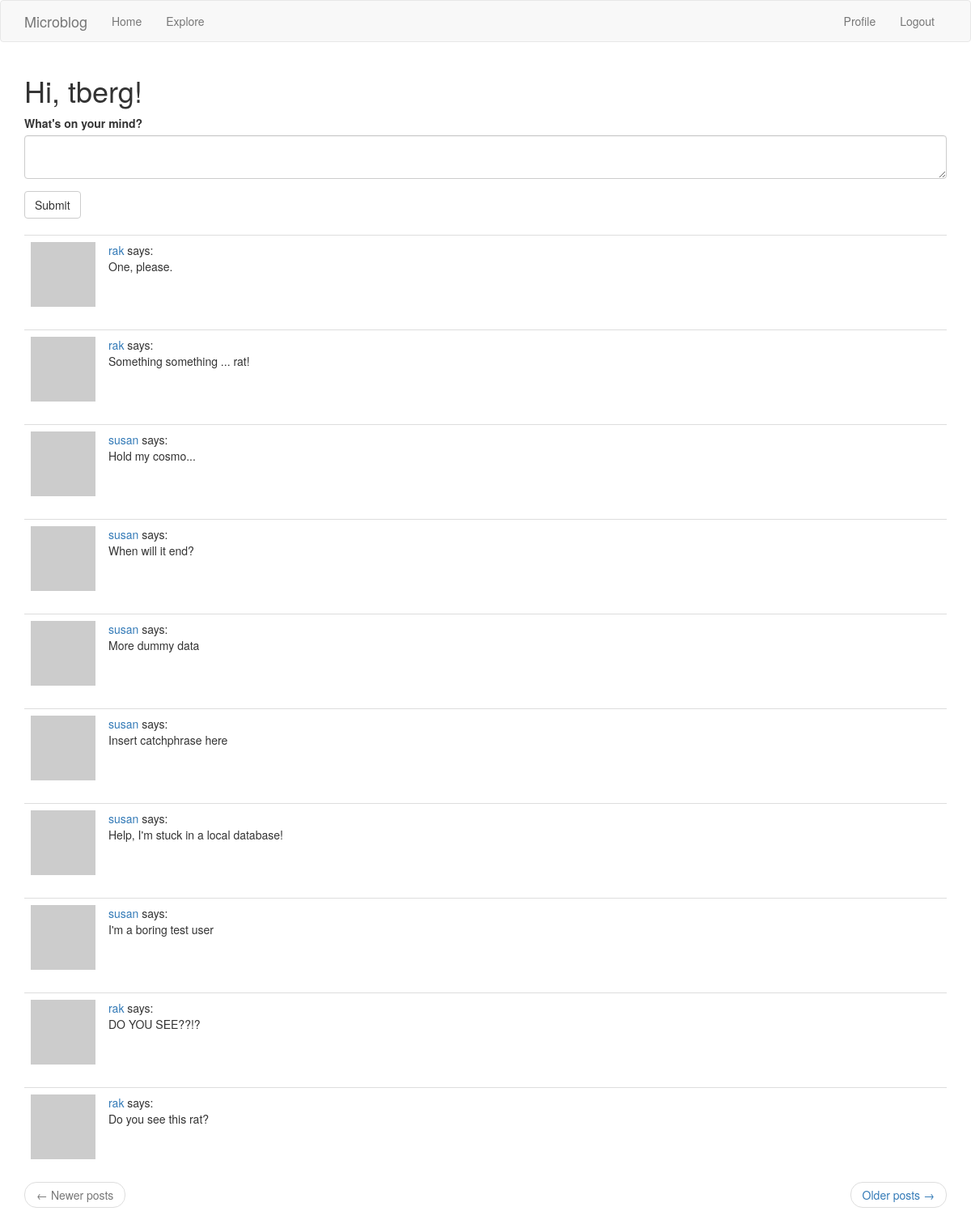
The page /index (signed in) on the database its author committed.
### app/models.py (models this page shows, shortened)
class User(UserMixin, db.Model):
    id = db.Column(db.Integer, primary_key=True)
    username = db.Column(db.String(32), index=True, unique=True)
    email = db.Column(db.String(128), index=True, unique=True)
    password_hash = db.Column(db.String(128))
    posts = db.relationship('Post', backref='author', lazy='dynamic')
    about_me = db.Column(db.String(140))
    last_seen = db.Column(db.DateTime, default=datetime.utcnow)
    followed = db.relationship(
        'User', secondary=followers,
        primaryjoin=(followers.c.follower_id == id),  # the 'c' attribute of any table contains its columns
        secondaryjoin=(followers.c.followed_id == id),
        backref=db.backref('followers', lazy='dynamic'),
        lazy='dynamic')
    def avatar(self, size):
        digest = md5(self.email.lower().encode('utf-8')).hexdigest()  # returns a string hex code
        return 'https://www.gravatar.com/avatar/{}?s={}&d=identicon'.format(digest, size)
    def followed_posts(self):
        followed = Post.query.join(
            followers, (followers.c.followed_id == Post.user_id)).filter(
                followers.c.follower_id == self.id)
        return followed.union(self.posts).order_by(Post.timestamp.desc())

class Post(db.Model):
    id = db.Column(db.Integer, primary_key=True)
    body = db.Column(db.String(140))
    timestamp = db.Column(db.DateTime, index=True, default=datetime.utcnow)
    user_id = db.Column(db.Integer, db.ForeignKey('user.id'))

### app/routes.py (the view)
@app.route('/', methods=['GET', 'POST'])  # map the top-level URL to this function
@app.route('/index', methods=['GET', 'POST'])  # also map the /index URL to this same function
@login_required  # require login to view this page
def index():
    form = PostForm()
    if form.validate_on_submit():
        post = Post(body=form.post.data, author=current_user)
        db.session.add(post)
        db.session.commit()
        flash('Post created!')
        return redirect(url_for('index'))
    current_page = request.args.get('page', 1, type=int)
    posts = current_user.followed_posts().paginate(
        current_page, app.config['POSTS_PER_PAGE'], False)
    prev_url = url_for('index', page=posts.prev_num) if posts.has_prev else None
    next_url = url_for('index', page=posts.next_num) if posts.has_next else None
    return render_template('index.html', title='Home', form=form, posts=posts.items,
                           next_url=next_url, prev_url=prev_url)

### app/forms.py
class PostForm(FlaskForm):
    post = TextAreaField('What\'s on your mind?', validators=[DataRequired(), Length(min=1, max=140)])
    submit = SubmitField('Submit')

### app/models.py (called while the page is built)
@login.user_loader
def load_user(id):
    return User.query.get(int(id))

### app/routes.py (called while the page is built)
@app.before_request
def before_request():
    if current_user.is_authenticated:
        current_user.last_seen = datetime.utcnow()
        db.session.commit()

### app/templates/index.html
{% extends "base.html" %}
{% import 'bootstrap/wtf.html' as wtf %}
{% block app_content %}
    <h1>Hi, {{ current_user.username }}!</h1>
    {% if form %}
        {{ wtf.quick_form(form) }}
        <br>
    {% endif %}
    <div id="posts">
        {% for post in posts %}
            {% include "_post.html" %}
        {% endfor %}
    </div>
    <nav aria-label="...">
        <ul class="pager">
            <li class="previous{% if not prev_url %} disabled{% endif %}">
                <a href="{{ prev_url or '#' }}">
                    <span aria-hidden="true">←</span> Newer posts
                </a>
            </li>
            <li class="next{% if not next_url %} disabled{% endif %}">
                <a href="{{ next_url or '#' }}">
                    Older posts <span aria-hidden="true">→</span>
                </a>
            </li>
        </ul>
    </nav>
{% endblock %}

### app/templates/_post.html
<table class="table table-hover">
    <tr>
        <td width="70px">
            <a href="{{ url_for('user', username=post.author.username) }}">
                <img src="{{ post.author.avatar(70) }}" />
            </a>
        </td>
        <td>
            <a href="{{ url_for('user', username=post.author.username) }}">
                {{ post.author.username }}
            </a>
            says:
            <br>
            {{ post.body }}
        </td>
    </tr>
</table>

### rows shown on the page
User: username "tberg"
Post: author.username "rak", body "One, please."
Post: author.username "rak", body "Something something ... rat!"
Post: author.username "susan", body "Hold my cosmo..."
Post: author.username "susan", body "When will it end?"
Post: author.username "susan", body "More dummy data"
Post: author.username "susan", body "Insert catchphrase here"
Post: author.username "susan", body "Help, I'm stuck in a local database!"
Post: author.username "susan", body "I'm a boring test user"
Post: author.username "rak", body "DO YOU SEE??!?"
Post: author.username "rak", body "Do you see this rat?"
